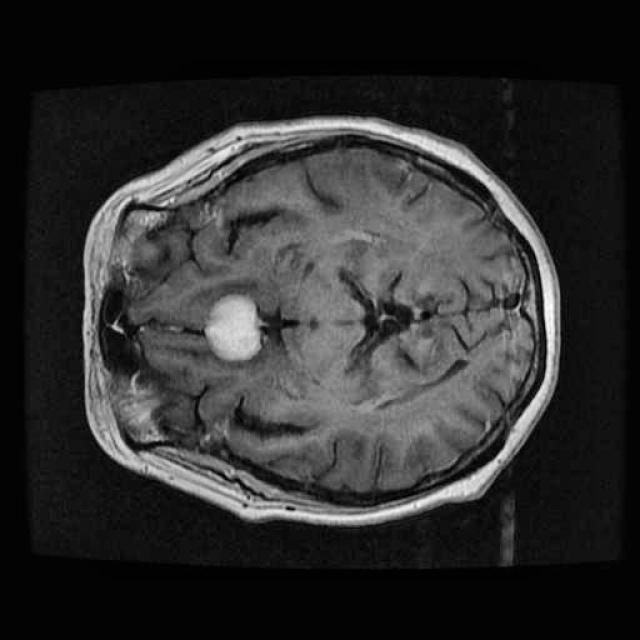
#> input picture Basics/tumor-ex.jpg, 640 x 640 px, found by its file name
$ jupyter execute --allow-errors Basic-Image-Processing.ipynb   (older library calls are emulated)
#> lines starting #> are read from the running program, lines starting #| are printed output that depends on the picture; after the words box and inside, x2 and y2 are one past the last pixel; in counts of white or black regions, pixels touching at a corner belong together
**Part 0: What computers see an image**

[cell 1]
import numpy as np
import matplotlib.pyplot as plt

# Generate a 5x5 binary image (values 0 or 1)
binary_image = np.random.randint(0, 2, (5, 5), dtype=np.uint8)

# Print the binary image array
print("5x5 Binary Image:")
print(binary_image)

# Plot the image with a grid
fig, ax = plt.subplots()
ax.imshow(binary_image, cmap='gray', vmin=0, vmax=1)

# Set major ticks at the center of each cell
ax.set_xticks(np.arange(-0.5, 5, 1), minor=False)
ax.set_yticks(np.arange(-0.5, 5, 1), minor=False)

# Grid on those major ticks
ax.grid(which='major', color='red', linestyle='-', linewidth=1)

# Turn off axis labels/ticks
ax.set_xticklabels([])
ax.set_yticklabels([])
ax.tick_params(axis='both', which='both', length=0)

plt.title("5x5 Binary Image with Grid")
plt.show()
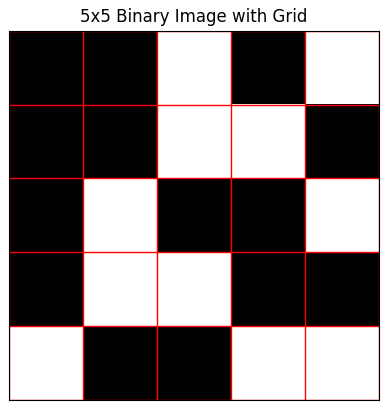
#> figure drawn by matplotlib, 1 panel

**Part 1: Load and Display an Image**

[cell 2]
import cv2
import matplotlib.pyplot as plt

# Function to display an image using Matplotlib
def display_image(title, image, cmap=None):
    plt.figure(figsize=(6, 6))
    plt.imshow(image, cmap=cmap)
    plt.title(title)
    plt.axis('off')
    plt.show()

# Load an image
image_path = '/content/drive/MyDrive/Trainning/tumor-ex.jpg'  # Replace with your image path
image = cv2.imread(image_path)
#> image is the input picture: shape (640, 640, 3); min 0, max 254, mean 46.1

if image is None:
    print("Error: Image not found!")
else:
    # Convert BGR to RGB for Matplotlib
    image_rgb = cv2.cvtColor(image, cv2.COLOR_BGR2RGB)
    display_image("Original Image", image_rgb)

**Part 2: Convert to Grayscale**

[cell 3]
# Convert to grayscale
gray_image = cv2.cvtColor(image, cv2.COLOR_BGR2GRAY)
display_image("Grayscale Image", gray_image, cmap='gray')

**Part 3: Resize the Image**

[cell 4]
# Resize the image to 200x200 pixels
resized_image = cv2.resize(image, (200, 200))
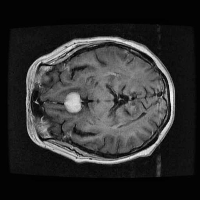
#> resized_image: shape (200, 200, 3); min 0, max 248, mean 46.1
display_image("Resized Image (200x200)", resized_image)

**Part 4: Image Blurring**

- Gaussian Blur

Gaussian blur is an image processing technique used to reduce noise and detail by applying a smoothing effect to an image. It works by averaging the pixels around a target pixel using a weighted kernel, where the weights are determined by the Gaussian (bell-shaped) function. This means that pixels closer to the center have a higher influence than those farther away, resulting in a natural-looking blur that mimics the way a camera lens or human eye might blur an image out of focus. Gaussian blur is commonly used in graphics software for effects like softening edges, removing noise, or preparing images for edge detection algorithms.

[cell 5]
# Apply Gaussian blur with a 15x15 kernel
blurred_image = cv2.GaussianBlur(image_rgb, (7, 7), 0)
display_image("Blurred Image", blurred_image)

- Usecase
  - Removes high-frequency noise in an image, making it suitable for   pre-processing steps in edge detection or image segmentation tasks.

- Pros
  - Smooths an image while preserving the overall structure better than simple
   averaging.

- Cons
  - Unlike more advanced techniques like bilateral filtering, Gaussian blur    does not differentiate between noise and edges, causing edge degradation.

- Median Blur

Median Blur is a noise-reduction technique that replaces each pixel's value with the median value of the surrounding pixels in a specified window. Unlike Gaussian blur, which averages pixel values and can blur edges, median blur preserves edges while effectively removing "salt-and-pepper" noise (random white and black dots). It's especially useful in scenarios where noise is sparse but sharp.

[cell 6]
median_blurred = cv2.medianBlur(image, ksize=5)  # Kernel size must be odd
display_image("Median Blurring", median_blurred, cmap='gray')

- Use Cases:
  - Excellent for images with impulse noise (salt-and-pepper noise).
  - Maintains edge sharpness better than Gaussian or average blurring.
- Pros:
  - Removes noise effectively without blurring edges.
- Cons:
  - Computationally more expensive than simple averaging or Gaussian blur.

**Part 5: Edge Detection**

**Canny Edge Detection** is a multi-stage algorithm used in image processing to identify and highlight the boundaries (edges) of objects within an image. It's known for its ability to produce clean, thin, and well-localized edges while minimizing false positives.

1. Noise Reduction (Gaussian Smoothing): The image is first smoothed using a Gaussian filter to reduce noise, as noise can lead to false edge detections.

2. Gradient Calculation: The gradient magnitude (edge strength) and direction are calculated for each pixel. This highlights areas with significant intensity changes.

3. Non-Maximum Suppression: This step thins the edges. For each pixel, it checks if its gradient magnitude is a local maximum along the gradient direction. If not, the pixel is suppressed (its value is set to zero), ensuring that only the strongest response for each edge is kept, resulting in thin edges.

4. Double Thresholding: Two thresholds, a high and a low, are applied. Pixels with gradient magnitudes above the high threshold are immediately classified as strong edges. Pixels below the low threshold are discarded. Pixels between the two thresholds are classified as "weak" edges.

5. Edge Tracking by Hysteresis: This final step connects the weak edges to the strong edges. If a weak edge pixel is connected to a strong edge pixel (directly or through other weak edges that are themselves connected to strong edges), it is also considered a valid edge. This helps to form continuous edge contours and prevents edge fragmentation due to noise.

[cell 7]
import numpy as np

[cell 8]
# Perform edge detection using the Canny algorithm
edges = cv2.Canny(gray_image, 100, 200)
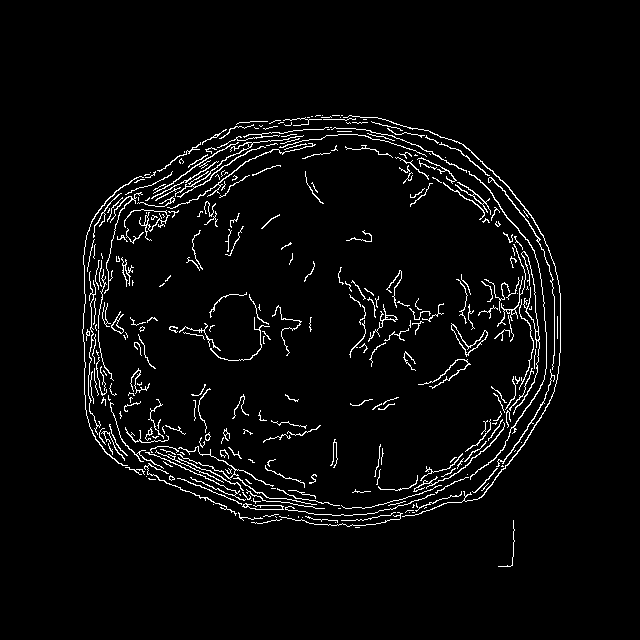
#> edges: shape (640, 640); 3.7% white in thin lines or dots, all inside (x1, y1, x2, y2) = (82, 115, 561, 567)
display_image("Edge Detection", edges, cmap='gray')

Pros:

1. Robustness: Includes noise reduction using Gaussian filtering, making it
   less sensitive to noise.
2. Multi-stage Algorithm: Combines gradient calculation, non-maximum
   suppression, and hysteresis thresholding for precise edge detection.
3. Fine Edge Detection: Can detect fine and weak edges effectively.
4. Adjustable Sensitivity: Parameters (e.g., thresholds) allow for tuning to
   detect edges of varying prominence.

Cons:

1. Computationally Expensive: More resource-intensive compared to Sobel or
   Laplacian due to its multi-stage process.
2. Parameter Tuning Required: Thresholds must be carefully chosen to balance
   edge detection sensitivity and false positive rates.
3. Noisy Outputs with Improper Tuning: Poor parameter selection can lead to
   over-detection or missing edges.

**Sobel Edge Detection** is a widely used edge detection technique that primarily relies on calculating the image gradient. It's simpler and computationally less intensive than Canny, making it suitable for simple applications where less noise is present.

1. Grayscale Conversion (Optional but Recommended): While not strictly a part of the Sobel operator itself, images are typically converted to grayscale first, as edge detection usually works on intensity changes rather than color channels.

2. Gradient Approximation (Convolution with Kernels): The core of Sobel involves convolving the image with two 3x3 kernels (or filters)

3. Magnitude: For each pixel, the horizontal (Gx) and vertical (Gy) gradient components are combined to calculate the overall gradient magnitude, often using the Euclidean distance

4. Thresholding: A threshold is applied to the gradient magnitude. Pixels with a magnitude above the threshold are considered edge pixels, while those below are not. This step helps to distinguish between actual edges and minor intensity variations.

[cell 9]
# Sobel Edge Detection
sobelx = cv2.Sobel(gray_image, cv2.CV_64F, 1, 0, ksize=3)  # Gradient in x-direction
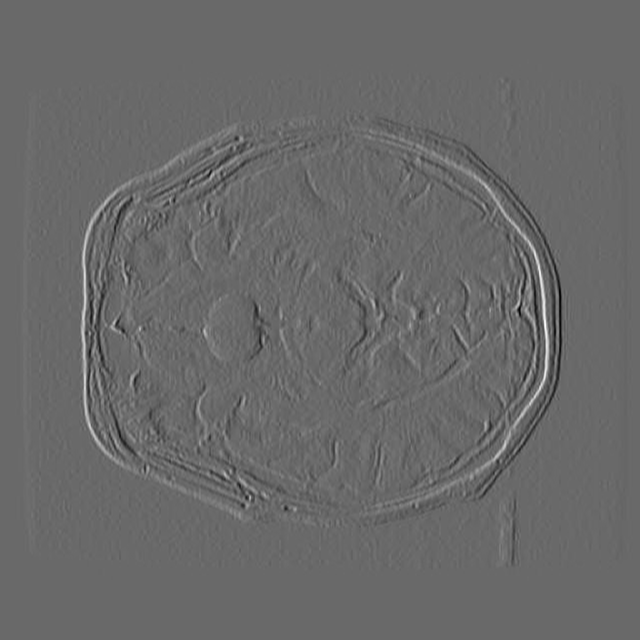
#> sobelx: shape (640, 640) float64; min -540, max 764, mean 0; drawn with min black and max white
sobely = cv2.Sobel(gray_image, cv2.CV_64F, 0, 1, ksize=3)  # Gradient in y-direction
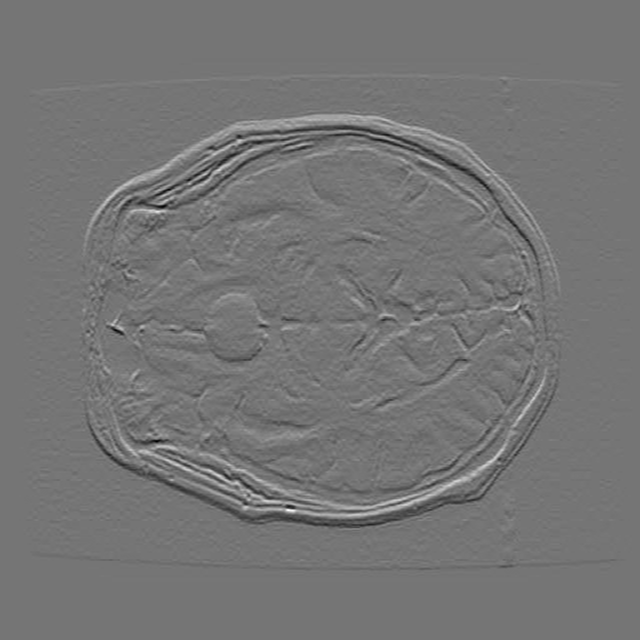
#> sobely: shape (640, 640) float64; min -515, max 603, mean 0; drawn with min black and max white
sobel_combined = cv2.magnitude(sobelx, sobely)  # Magnitude of gradient
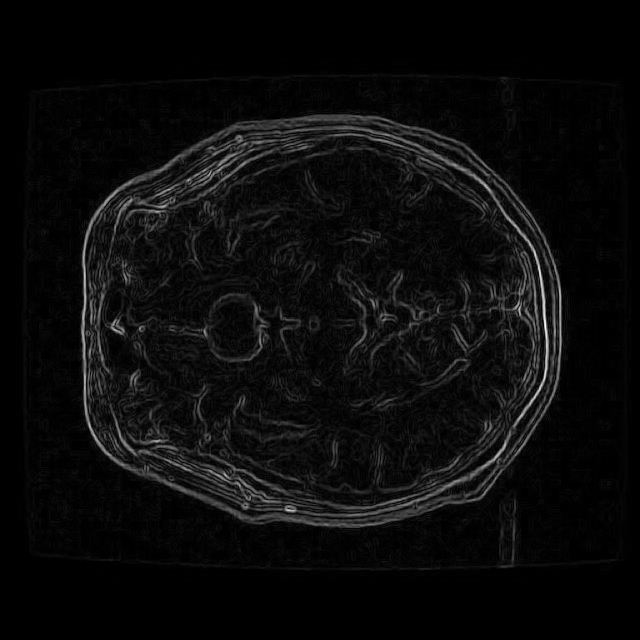
#> sobel_combined: shape (640, 640) float64; min 0, max 765.5, mean 34.6; drawn with min black and max white
display_image("Sobel Edge Detection", sobel_combined, cmap='gray')

Pros:

1. Directional Sensitivity: Detects edges in specific directions (horizontal,
   vertical, or both), making it useful for understanding gradient orientation.
2. Simple and Fast: Computationally efficient and easy to implement.
3. Smoothing Effect: Includes a built-in smoothing step to reduce noise
  sensitivity.

Cons:

1. Noise Sensitivity: Although it smooths the image, it can still be sensitive
   to significant noise.
2. Weaker Edge Detection: May not perform well in detecting thin or weak edges
   compared to more advanced methods.
3. No Multi-scale Detection: Does not detect edges at different scales,
   limiting its ability to capture fine details.

**Part 6: Image Thresholding**

**Simple Thresholding** is a global, pixel-wise operation used to convert a grayscale image into a binary image (black and white) by applying a single threshold value to all pixels.

[cell 10]
_, binary_image = cv2.threshold(gray_image, 128, 255, cv2.THRESH_BINARY)
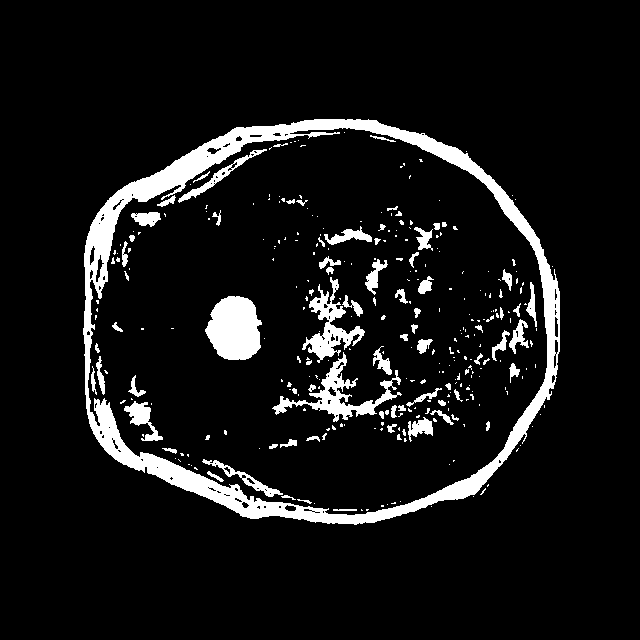
#> binary_image: shape (640, 640); 8.4% white; 317 white regions (237 under 20 px), largest, box (x1, y1, x2, y2) and area: (83, 119, 560, 525) 19409, (205, 296, 262, 360) 2760, (272, 352, 402, 422) 2019
display_image("Simple Threshold", binary_image, cmap='gray')

- Use Case:
  - Document Scanning: Simplify text or handwriting for OCR (Optical Character Recognition).
- Pros:
  - Fast and easy to implement.
  - Works well for images with distinct foreground and background.
- Cons:
  - Requires manual threshold value selection.
  - Fails for images with varying lighting or gradients.

**Adaptive Thresholding** calculates the threshold for each pixel based on the local neighborhood of that pixel rather than using a single global value.

## 🔹 Adaptive Thresholding (Mean)

For a pixel at location \( (x, y) \):

$$
T(x, y) = \frac{1}{N} \sum_{(i, j) \in \text{block}} I(i, j) - C
$$

**Where:**
- \( N \) is the number of pixels in the block
- \( I(i, j) \) is the intensity at pixel \( (i, j) \)
- \( C \) is a constant subtracted from the mean

## 🔹 Adaptive Thresholding (Gaussian)

$$
T(x, y) = \sum_{(i, j) \in \text{block}} G(i, j) \cdot I(i, j) - C
$$

**Where:**
- \( G(i, j) \) is the Gaussian weight at position \( (i, j) \)
- \( I(i, j) \) is the intensity at pixel \( (i, j) \)
- \( C \) is a constant

## 🔹 Final Binarization Step

After calculating the threshold (either fixed or adaptive), the pixel is binarized as follows:

$$
\text{dst}(x, y) =
\begin{cases}
M, & \text{if } I(x, y) > T(x, y) \\
0, & \text{otherwise}
\end{cases}
$$

**Where:**
- \( I(x, y) \) is the pixel intensity at position \( (x, y) \)
- \( T(x, y) \) is the threshold value (either global or local)
- \( M \) is the maximum value to assign (e.g., 255)

[cell 11]
adaptive_image = cv2.adaptiveThreshold(
    gray_image, 255, cv2.ADAPTIVE_THRESH_GAUSSIAN_C, cv2.THRESH_BINARY, 11, 2
)
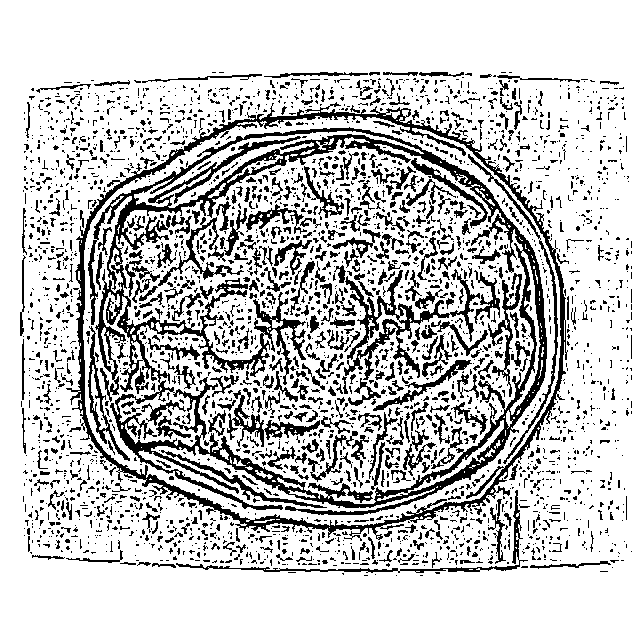
#> adaptive_image: shape (640, 640); 78.4% white; 2938 black regions (2395 under 20 px), largest, box (x1, y1, x2, y2) and area: (88, 127, 547, 515) 22748, (66, 102, 568, 541) 9194, (344, 269, 480, 380) 2833

display_image("Adaptive Thresholding", adaptive_image, cmap='gray')

- Use Case:
  - Low-light Conditions: Segment handwritten notes or fingerprints under uneven lighting.
- Pros:
  - Handles varying illumination conditions effectively.
  - No need for a global threshold value.
- Cons:
  - Computationally expensive compared to simple thresholding.
  - May produce noisy results for very small regions.

**Part 7 : Image Enhancement**

- Histogram Equalization

#> (a cell that did not finish here is left out)

- Use Case:
  - Low-contrast images: Commonly used in medical imaging (like X-rays) to enhance the visibility of structures and details in low-contrast images.
  - Satellite imagery: Enhances details in terrain or vegetation.
- Pros:
  - Improves global contrast: Makes the details in darker and lighter regions more visible.
  - Simple and fast: Easy to implement and computationally efficient.
  - Works well for monochromatic images: Effective for grayscale images or single-channel images.
- Cons:
  - Does not preserve local features: Might lead to over-enhancement in some areas, resulting in a loss of important local details.
  - Noise amplification: May amplify noise in the image if the original image has a lot of noise or is too uniform.
  - May not work well for images with a large portion of pixels already near the extremes of intensity.

- Contrast Limited Adaptive Histogram Equalization (CLAHE)

[cell 13]
clahe = cv2.createCLAHE(clipLimit=2.0, tileGridSize=(8, 8))

# Apply CLAHE
#> (the rest of this cell did not finish here and is left out)

- Use Case:
  - Medical images (CT scans, MRIs): Helps in visualizing features in images with varying intensity distributions.
  - Low-light images: Useful in enhancing details without amplifying noise in images captured under low-light conditions.
- Pros:
  - Preserves local details: Enhances the contrast in local regions without over-exposing others.
  - Reduces noise amplification: The contrast limiting prevents noise from being enhanced excessively.
  - Better for images with varying illumination: Useful in scenarios where lighting conditions change across the image.
- Cons:
  - Computationally more expensive: Requires more processing power than global histogram equalization.
  - Artifacts in homogenous regions: If the image has homogeneous regions, CLAHE may introduce artifacts like banding.
  - Not ideal for color images: Works best on grayscale images, and may need to be adapted for color images (by processing each channel separately).

## **Questions**

**1. What would it be like if we applied median blur to adaptive threshold image**

[cell 14]
resutl = cv2.medianBlur(adaptive_image, ksize=7)  # Kernel size must be odd
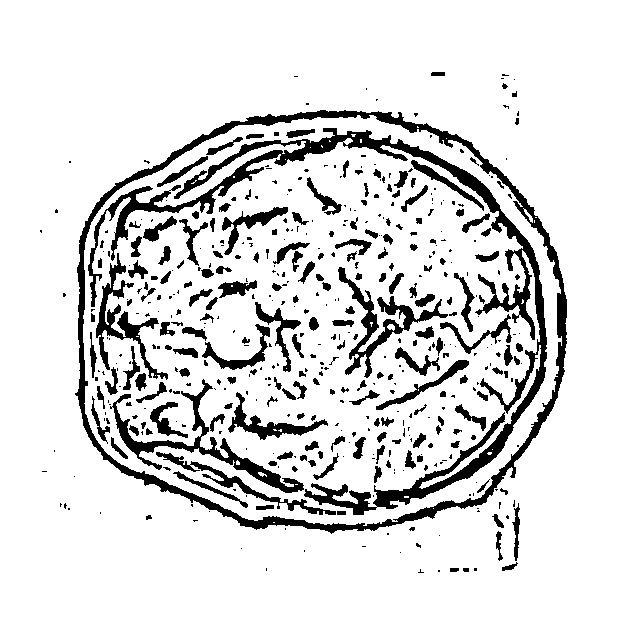
#> resutl: shape (640, 640); 87.3% white; 489 black regions (294 under 20 px), largest, box (x1, y1, x2, y2) and area: (88, 128, 547, 515) 13091, (75, 110, 567, 534) 9780, (110, 379, 304, 493) 2714
display_image("Median Blurring", resutl, cmap='gray')
